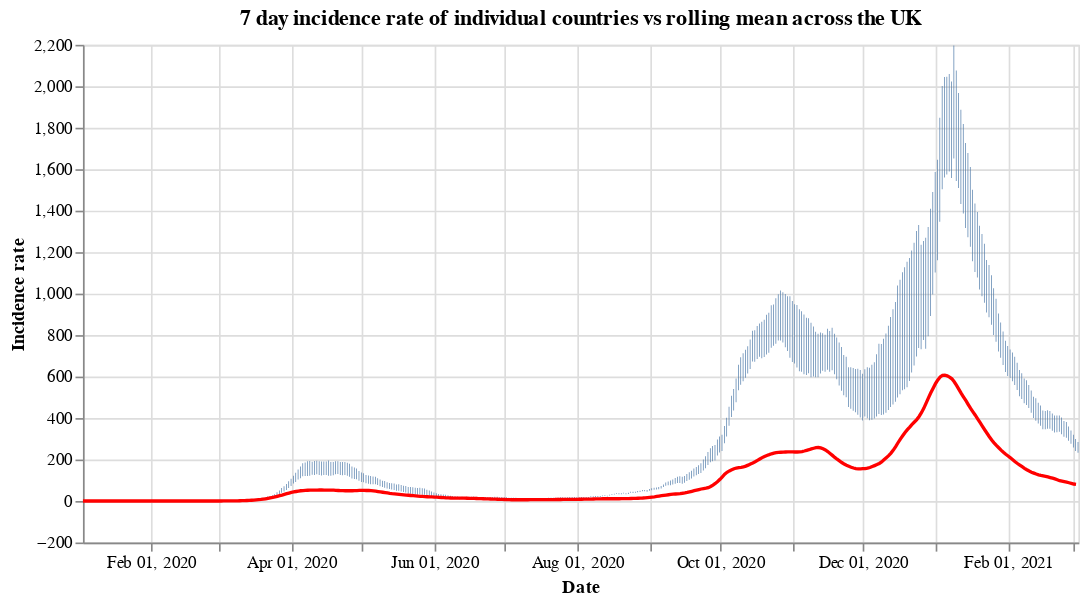

Source (notebook cell):
### Code cell
#collapse
countries = uk_cases['areaName'].unique()
countries.sort()

selection = alt.selection_single(
    name='Select',
    fields=['areaName'],
    init={'areaName': 'Wales'},
    bind={'areaName': alt.binding_select(options=countries)}
)

# scatter plot, modify opacity based on selection
bars = alt.Chart(uk_cases).mark_bar().add_selection(
    selection
).encode(
    x=alt.X("yearmonthdate(date):T", axis=alt.Axis(title='Date')),
    y=alt.Y("weeklyCasesRate:Q", axis=alt.Axis(title='Incidence rate')),
    tooltip='weeklyCasesRate:Q',
    opacity=alt.condition(selection, alt.value(1), alt.value(0))
).properties(title=f'7 day incidence rate of individual countries vs rolling mean across the UK', width=600)

line = alt.Chart(overview_cases).mark_line(
    color='red',
    size=2,
).transform_window(
    rolling_mean='mean(weeklyCasesRate)',
    frame=[0, 7]
).encode(
    x='yearmonthdate(date):T',
    y='rolling_mean:Q'
)

alt.layer(bars, line)

### Figure 1 — Vega-Lite specification as saved in the notebook (floating-point values rounded to 4 significant figures; data arrays with more than 128 entries replaced by an {"elided": "..."} marker saying what was removed)
{"config": {"view": {"continuousWidth": 400, "continuousHeight": 300}}, "layer": [{"data": {"name": "data-95018f51a54d4151ee6f86c9abcc4680"}, "mark": "bar", "encoding": {"opacity": {"condition": {"value": 1, "selection": "Select"}, "value": 0}, "tooltip": {"type": "quantitative", "field": "weeklyCasesRate"}, "x": {"type": "temporal", "axis": {"title": "Date"}, "field": "date", "timeUnit": "yearmonthdate"}, "y": {"type": "quantitative", "axis": {"title": "Incidence rate"}, "field": "weeklyCasesRate"}}, "selection": {"Select": {"type": "single", "fields": ["areaName"], "init": {"areaName": "Wales"}, "bind": {"areaName": {"input": "select", "options": ["England", "Northern Ireland", "Scotland", "Wales"]}}}}, "title": "7 day incidence rate of individual countries vs rolling mean across the UK", "width": 600}, {"data": {"name": "data-b81b5500d0737735be5e39875c3e1ef9"}, "mark": {"type": "line", "color": "red", "size": 2}, "encoding": {"x": {"type": "temporal", "field": "date", "timeUnit": "yearmonthdate"}, "y": {"type": "quantitative", "field": "rolling_mean"}}, "transform": [{"window": [{"op": "mean", "field": "weeklyCasesRate", "as": "rolling_mean"}], "frame": [0, 7]}]}], "$schema": "https://vega.github.io/schema/vega-lite/v4.8.1.json", "datasets": {"data-95018f51a54d4151ee6f86c9abcc4680": {"elided": "1700 records"}, "data-b81b5500d0737735be5e39875c3e1ef9": {"elided": "425 records"}}}
